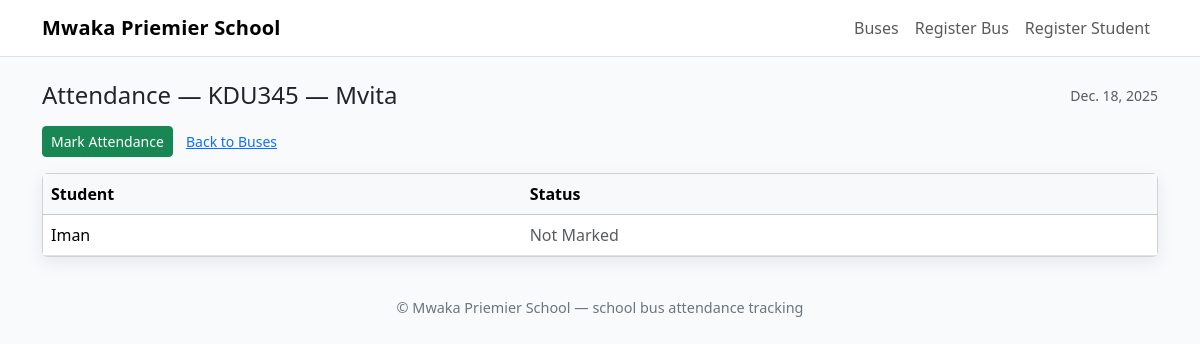
The app's page /buses/8/attendance/ with its own data.
### busapp/models.py (models this page shows, shortened)
class Bus(models.Model):
    bus_number = models.CharField(max_length=10)
    route = models.CharField(max_length=100)
    capacity = models.IntegerField()

class Attendance(models.Model):
    student = models.ForeignKey(Student, on_delete=models.CASCADE)
    date = models.DateField(default=timezone.now)
    present = models.BooleanField(default=True)

class Student(models.Model):
    name = models.CharField(max_length=100)
    grade = models.CharField(max_length=10)
    bus = models.ForeignKey(Bus, on_delete=models.CASCADE, related_name='students')

### busapp/views.py (the view)
# urls.py: path('buses/<int:bus_id>/attendance/', views.bus_attendance, name='bus_attendance'),
def bus_attendance(request, bus_id):
    bus = get_object_or_404(Bus, id=bus_id)
    students = bus.students.all()
    today = date.today()
    attendance_data = []
    for student in students:
        attendance = Attendance.objects.filter(student=student, date=today).first()
        attendance_data.append({
            'student': student,
            'present': attendance.present if attendance else None,
        })
    return render(request, 'busapp/bus_attendance.html', {
        'bus': bus,
        'attendance_data': attendance_data,
        'today': today
    })

### busapp/templates/busapp/bus_attendance.html (shortened to what this page needs)
{% extends 'busapp/base.html' %}
{% block content %}
  <div class="d-flex justify-content-between align-items-center mb-3">
    <h4 class="mb-0">Attendance — {{ bus.bus_number }} — {{ bus.route }}</h4>
    <small class="text-muted">{{ today }}</small>
  </div>
  <div class="mb-3">
    <a class="btn btn-sm btn-success" href="{% url 'mark_attendance' bus.id %}">Mark Attendance</a>
    <a class="btn btn-sm btn-link" href="{% url 'bus_list' %}">Back to Buses</a>
  </div>
  <div class="card card-shadow">
    <div class="card-body p-0">
      <table class="table mb-0">
        <thead class="table-light">
          <tr><th>Student</th><th>Status</th></tr>
        </thead>
        <tbody>
          {% for record in attendance_data %}
            <tr>
              <td>{{ record.student.name }}</td>
              <td>
                {% if record.present == True %}
                  <span class="badge bg-success">Present</span>
                {% elif record.present == False %}
                  <span class="badge bg-danger">Absent</span>
                {% else %}
                  <span class="text-muted">Not Marked</span>
                {% endif %}
              </td>
            </tr>
          {% empty %}
            <tr><td colspan="2" class="text-center py-3">No attendance records found.</td></tr>
          {% endfor %}
        </tbody>
      </table>
    </div>
  </div>
{% endblock %}

### busapp/templates/busapp/base.html (style rules this page uses)
body { background:#f8fafc; }
.card-shadow { box-shadow: 0 6px 18px rgba(18, 38, 63, 0.08); }

### records on screen
Bus: bus_number "KDU345", route "Mvita"
Attendance: date "Dec. 18, 2025"
Student: student.name "Iman"
